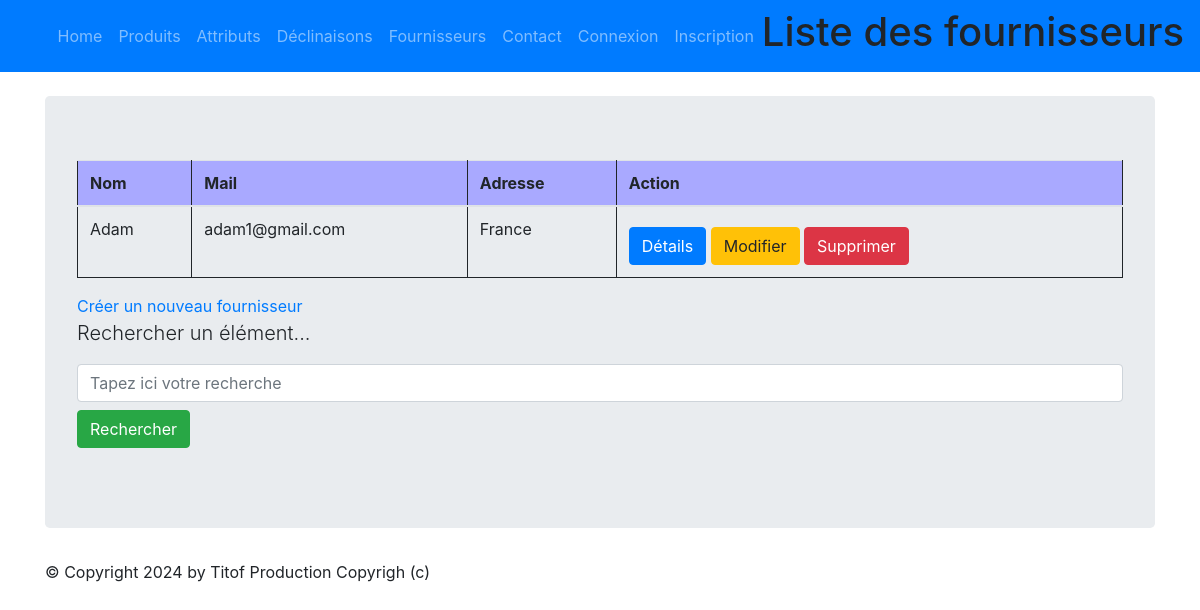
Before: /monapp/fournisseur/list with the older database file.
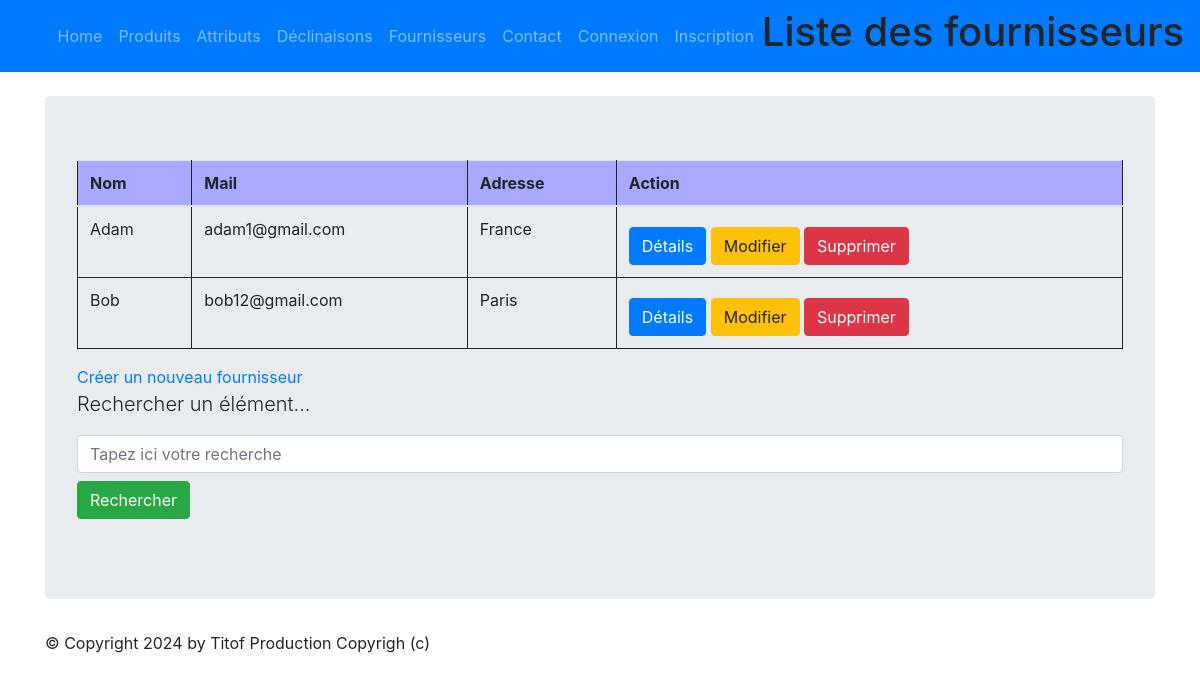
After: the same page with the newer database file.
### monapp/models.py (models this page shows)
class Fournisseur(models.Model):
    class Meta:
        verbose_name = "Fournisseur"
        ordering = ['name']
    name = models.CharField(max_length=100)
    mail = models.CharField(max_length=150)
    adresse = models.CharField(max_length=150)

### monapp/views.py (the view)
# urls.py: path("fournisseur/list",views.FournisseurListView.as_view(), name="fournisseur-list"),
class FournisseurListView(ListView):
  model = Fournisseur
  template_name = "monapp/list_fournisseurs.html"
  context_object_name = "fournisseurs"
  def get_queryset(self ):
    query = self.request.GET.get('search')
    if query:
      return Fournisseur.objects.filter(name__icontains=query)
    return Fournisseur.objects.all()
  def get_context_data(self, **kwargs):
    context = super(FournisseurListView, self).get_context_data(**kwargs)
    context['titremenu'] = "Liste des fournisseurs"
    return context

### monapp/templates/monapp/list_fournisseurs.html (shortened to what this page needs)
{% extends 'monapp/base.html' %}
{% block menu %}
<h1>Liste des fournisseurs</h1>
{% endblock %}
{% block contenu %}
<table class="table">
    <thead>
        <th>Nom</th>
        <th>Mail</th>
        <th>Adresse</th>
        <th>Action</th>
    </thead>
    <tbody>
        {% for fournisseur in fournisseurs %}
        <tr>
            <td>{{ fournisseur.name}}</td>
            <td>{{ fournisseur.mail}}</td>
            <td>{{ fournisseur.adresse}}</td>
            <td>
                <a href="{% url 'fournisseur-detail' fournisseur.id %}" class="btn btn-primary mt-2">Détails</a>
                <a href="{% url 'fournisseur-update' fournisseur.id %}" class="btn btn-warning mt-2">Modifier</a>
                <a href="{% url 'fournisseur-delete' fournisseur.id %}" class="btn btn-danger mt-2">Supprimer</a>
            </td>
        </tr>
        {% endfor %}
    </tbody>
</table>
<a href="{% url 'fournisseur-add' %}">Créer un nouveau fournisseur</a>
<p class="lead mb-3 ml-0">Rechercher un élément...</p>
<form method="GET" action="">
<input class="form-control" type="text" name="search" placeholder="Tapez ici votre recherche"
    value="{{ request.GET.search }}">
    <button type="submit" class="btn btn-success mt-2">Rechercher</button>
</form>
{% endblock %}

### monapp/templates/monapp/base.html (shortened to what this page needs)
{% load static %}
<html>
<head>
    <link rel="stylesheet" href="{% static 'styles.css' %}" />
    <link rel="stylesheet" href="{% static 'node_modules/bootstrap/dist/css/bootstrap.min.css' %}">
</head>
<body>
    {% block nav %}
    <nav class="navbar navbar-expand-md navbar-dark bg-primary mb-4">
        <div class="collapse navbar-collapse" id="navbarNav">
            <ul class="navbar-nav ml-auto">
                <li class="nav-item">
                    <a class="nav-link" href="{% url 'home' %}">Home</a>
                </li>
                <li class="nav-item">
                    <a class="nav-link" href="{% url 'product-list' %}">Produits</a>
                </li>
                <li class="nav-item">
                    <a class="nav-link" href="{% url 'attribute-list' %}">Attributs</a>
                </li>
                <a class="nav-link" href="{% url 'item-list' %}">Déclinaisons</a>
                <a class="nav-link" href="{% url 'fournisseur-list' %}">Fournisseurs</a>
                <li class="nav-item">
                    <a class="nav-link" href="{% url 'contact' %}">Contact</a>
                </li>
                {% if user.is_authenticated %}
                <li class="nav-item">
                    <a class="nav-link" href="{% url 'logout' %}">Déconnexion</a>
                </li>
                {%else%}
                <li class="nav-item">
                    <a class="nav-link" href="{% url 'login' %}">Connexion</a>
                </li>
                <li class="nav-item">
                    <a class="nav-link" href="{% url 'register' %}">Inscription</a>
                </li>
                {%endif%}
            </ul>
        </div>
        {% block menu %}{% endblock %}
    </nav>
    {% endblock %}
    <main role="main" class="container top-pushed">
        <div class="jumbotron">
            {% block contenu %}
            {% endblock %}
        </div>
    </main>
    <footer class="footer">
        <div class="container">
            <p>&copy; Copyright {% now "Y" %} by Titof Production Copyrigh (c)</p>
        </div>
    </footer>
</body>
</html>

### static/styles.css (style rules this page uses)
.table { border: 1px solid; border-collapse: collapse; position: relative; width: 100%; }
.table th { border: 1px solid; padding: 5px; background-color: rgb(169, 169, 255); text-emphasis-color: white; }
.table td { border: 1px solid; padding: 5px; }

Changed rows visible on the page:
added Fournisseur: name "Bob", mail "bob12@gmail.com", adresse "Paris"
